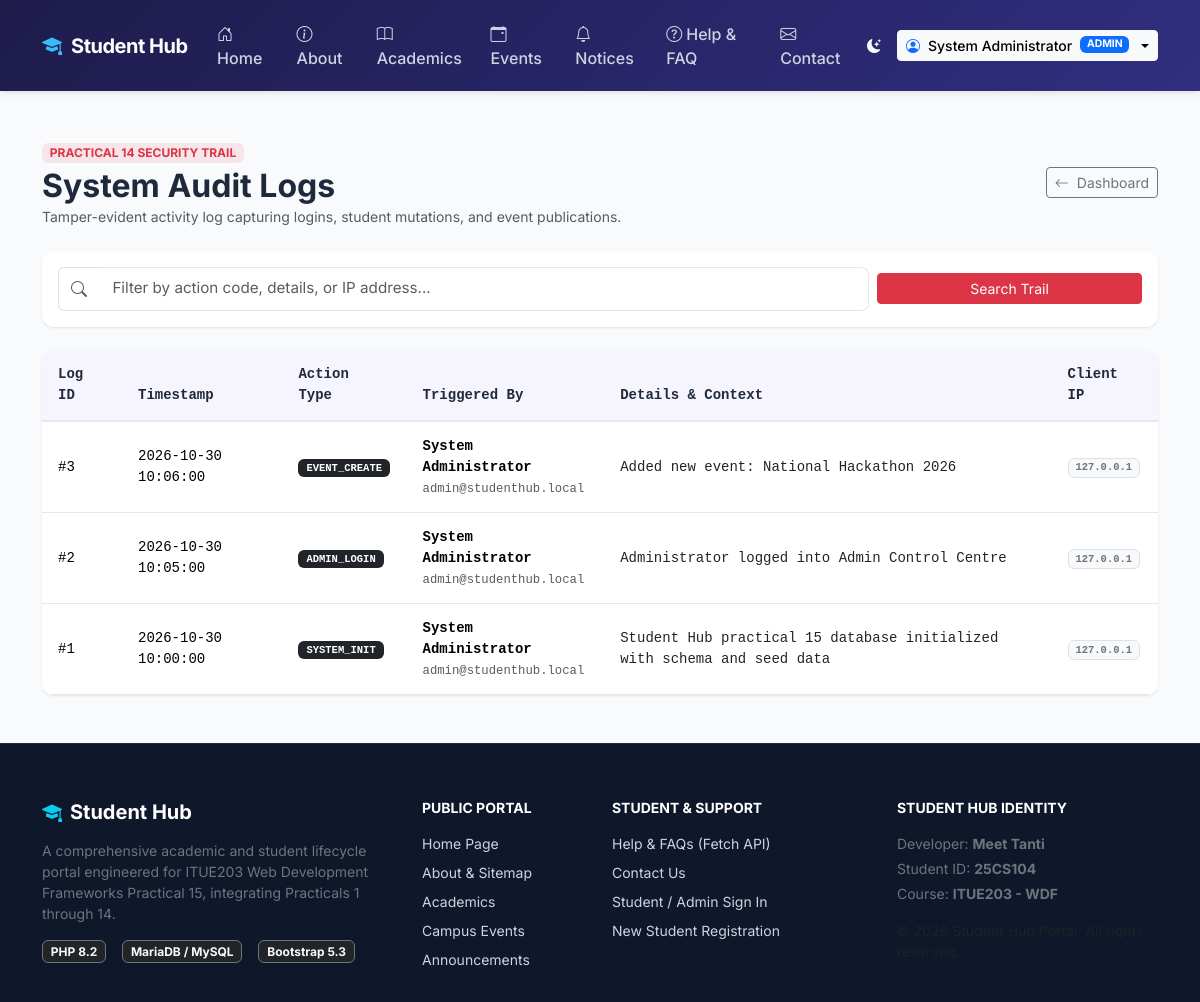
/admin/audit_logs.php (signed in), run on the app's committed database.
### tables this page shows
CREATE TABLE audit_logs (
    id INT AUTO_INCREMENT PRIMARY KEY,
    user_id INT NULL,
    action VARCHAR(100) NOT NULL,
    details TEXT NULL,
    ip_address VARCHAR(45) NOT NULL,
    created_at TIMESTAMP DEFAULT CURRENT_TIMESTAMP,
    CONSTRAINT fk_audit_user FOREIGN KEY (user_id) REFERENCES users(id) ON DELETE SET NULL
);

CREATE TABLE users (
    id INT AUTO_INCREMENT PRIMARY KEY,
    name VARCHAR(100) NOT NULL,
    email VARCHAR(150) NOT NULL UNIQUE,
    password VARCHAR(255) NOT NULL,
    role_id INT NOT NULL,
    status ENUM('active', 'inactive') DEFAULT 'active',
    created_at TIMESTAMP DEFAULT CURRENT_TIMESTAMP,
    updated_at TIMESTAMP DEFAULT CURRENT_TIMESTAMP ON UPDATE CURRENT_TIMESTAMP,
    CONSTRAINT fk_users_role FOREIGN KEY (role_id) REFERENCES roles(id) ON UPDATE CASCADE
);

### includes/functions.php (called while the page is built, shortened)
<?php
function e(?string $string): string
{
    return htmlspecialchars($string ?? '', ENT_QUOTES, 'UTF-8');
}

### admin/audit_logs.php (the view, shortened to what this page needs)
<?php
require_once __DIR__ . '/../includes/functions.php';
require_once __DIR__ . '/../includes/header.php';
require_once __DIR__ . '/../includes/navbar.php';
$searchAction = trim($_GET['action_filter'] ?? '');
$query = "SELECT a.*, u.name as user_name, u.email
          FROM audit_logs a
          LEFT JOIN users u ON a.user_id = u.id
          WHERE 1=1";
$params = [];
$query .= " ORDER BY a.created_at DESC LIMIT 100";
$stmt = $pdo->prepare($query);
$stmt->execute($params);
$logs = $stmt->fetchAll();
?>
<main class="py-5">
    <div class="container">
        <div class="d-flex flex-wrap justify-content-between align-items-center mb-4">
            <div>
                <span class="badge bg-danger bg-opacity-10 text-danger fw-bold text-uppercase mb-1">Practical 14 Security Trail</span>
                <h2 class="fw-bold mb-0">System Audit Logs</h2>
                <p class="text-muted small mb-0">Tamper-evident activity log capturing logins, student mutations, and event publications.</p>
            </div>
            <div class="mt-3 mt-md-0">
                <a href="<?= APP_URL ?>/admin/dashboard.php" class="btn btn-outline-secondary btn-sm">
                    <i class="bi bi-arrow-left me-1"></i> Dashboard
                </a>
            </div>
        </div>
        <div class="card card-sh p-3 mb-4 border-0">
            <form method="GET" class="row g-2 align-items-center">
                <div class="col-md-9">
                    <div class="input-group">
                        <span class="input-group-text bg-white border-end-0"><i class="bi bi-search text-muted"></i></span>
                        <input type="text" name="action_filter" class="form-control border-start-0" placeholder="Filter by action code, details, or IP address..." value="<?= e($searchAction) ?>">
                    </div>
                </div>
                <div class="col-md-3 d-flex gap-2">
                    <button type="submit" class="btn btn-danger btn-sm w-100">Search Trail</button>
                </div>
            </form>
        </div>
        <div class="card card-sh border-0 overflow-hidden">
            <div class="table-responsive">
                <table class="table table-sh align-middle mb-0 font-monospace small">
                    <thead class="font-sans-serif">
                        <tr>
                            <th style="width: 80px;">Log ID</th>
                            <th>Timestamp</th>
                            <th>Action Type</th>
                            <th>Triggered By</th>
                            <th>Details & Context</th>
                            <th>Client IP</th>
                        </tr>
                    </thead>
                    <tbody>
                        <?php if (empty($logs)): ?>
                            <tr><td colspan="6" class="text-center py-4 text-muted">No audit log records found matching your filter.</td></tr>
                        <?php else: ?>
                            <?php foreach ($logs as $log): ?>
                                <tr>
                                    <td>#<?= (int) $log['id'] ?></td>
                                    <td><?= date('Y-m-d H:i:s', strtotime($log['created_at'])) ?></td>
                                    <td>
                                        <span class="badge bg-dark px-2 py-1"><?= e($log['action']) ?></span>
                                    </td>
                                    <td>
                                        <div class="fw-bold font-sans-serif"><?= e($log['user_name'] ?? 'System / Anonymous') ?></div>
                                        <small class="text-muted"><?= e($log['email'] ?? '') ?></small>
                                    </td>
                                    <td class="font-sans-serif text-dark"><?= e($log['details']) ?></td>
                                    <td><span class="badge bg-light text-secondary border"><?= e($log['ip_address']) ?></span></td>
                                </tr>
                            <?php endforeach; ?>
                        <?php endif; ?>
                    </tbody>
                </table>
            </div>
        </div>
    </div>
</main>
<?php require_once __DIR__ . '/../includes/footer.php'; ?>

### assets/css/style.css (style rules this page uses)
:root { --primary-color: #4f46e5; --primary-hover: #4338ca; --primary-light: #eef2ff; --secondary-color: #6366f1; --dark-bg: #1e1b4b; --accent-color: #06b6d4; --success-color: #10b981; --warning-color: #f59e0b; --danger-color: #ef4444; --bg-body: #f8fafc; --text-main: #1e293b; --text-muted: #64748b; --card-bg: #ffffff; --card-border: #e2e8f0; --radius-sm: 8px; --radius-md: 12px; --radius-lg: 16px; --shadow-sm: 0 1px 3px rgba(0,0,0,0.06), 0 1px 2px rgba(0,0,0,0.04); --shadow-md: 0 4px 6px -1px rgba(0,0,0,0.07), 0 2px 4px -1px rgba(0,0,0,0.04); --shadow-lg: 0 10px 15px -3px rgba(0,0,0,0.08), 0 4px 6px -2px rgba(0,0,0,0.03); }
body { background-color: var(--bg-body); color: var(--text-main); font-family: 'Inter', system-ui, -apple-system, BlinkMacSystemFont, "Segoe UI", Roboto, Oxygen, Ubuntu, Cantarell, sans-serif; min-height: 100vh; display: flex; flex-direction: column; transition: background-color 0.25s ease, color 0.25s ease; }
main { flex: 1 0 auto; }
.card-sh { background-color: var(--card-bg); border: 1px solid var(--card-border); border-radius: var(--radius-md); box-shadow: var(--shadow-sm); transition: transform 0.2s ease, box-shadow 0.2s ease; }
.form-control, .form-select { border-radius: var(--radius-sm); border-color: var(--card-border); padding: 0.6rem 0.9rem; font-size: 0.95rem; }
.table-sh { border-collapse: separate; border-spacing: 0; width: 100%; }
.table-sh th { background-color: rgba(79, 70, 229, 0.05); font-weight: 600; color: var(--text-main); border-bottom: 2px solid var(--card-border); padding: 0.85rem 1rem; }
.table-sh td { padding: 0.85rem 1rem; vertical-align: middle; border-bottom: 1px solid var(--card-border); }

### data on the page
audit_logs: id "3", created_at "2026-10-30 10:06:00", action "EVENT_CREATE", user.name "System Administrator", user.email "admin@studenthub.local", details "Added new event: National Hackathon 2026", ip_address "127.0.0.1"
audit_logs: id "2", created_at "2026-10-30 10:05:00", action "ADMIN_LOGIN", user.name "System Administrator", user.email "admin@studenthub.local", details "Administrator logged into Admin Control Centre", ip_address "127.0.0.1"
audit_logs: id "1", created_at "2026-10-30 10:00:00", action "SYSTEM_INIT", user.name "System Administrator", user.email "admin@studenthub.local", details "Student Hub practical 15 database initialized with schema and seed data", ip_address "127.0.0.1"

### other printed values
$user['name'] "System Administrator"
$role "ADMIN"
